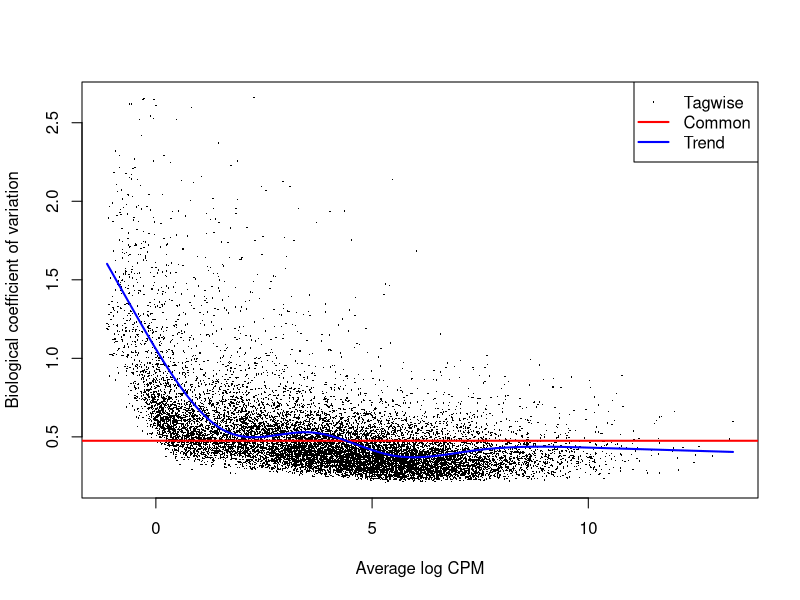
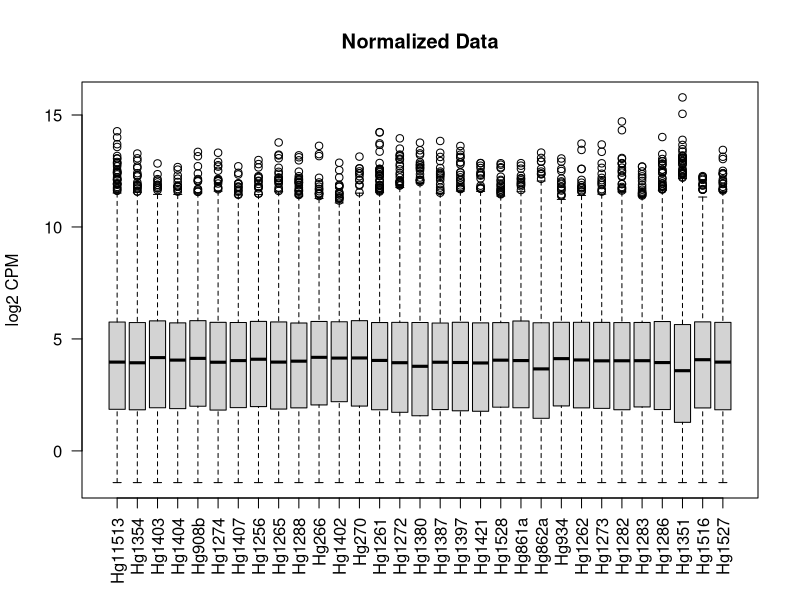
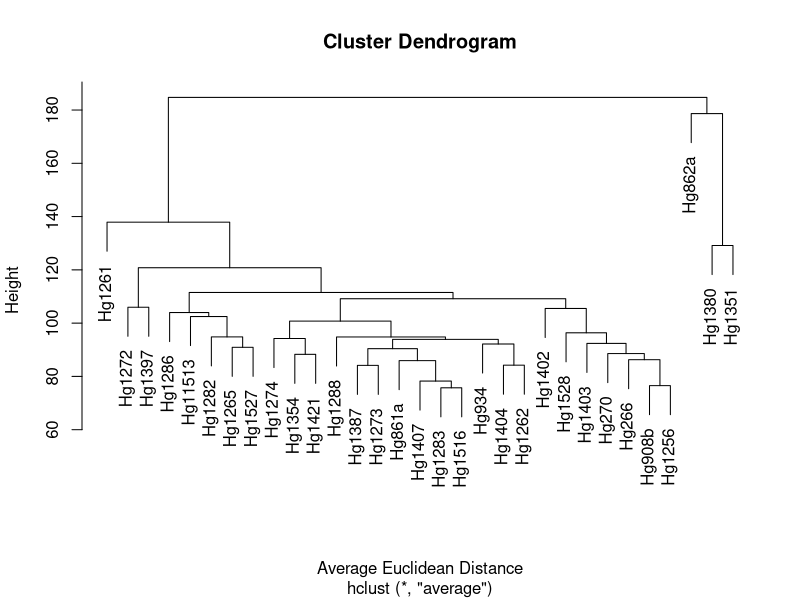
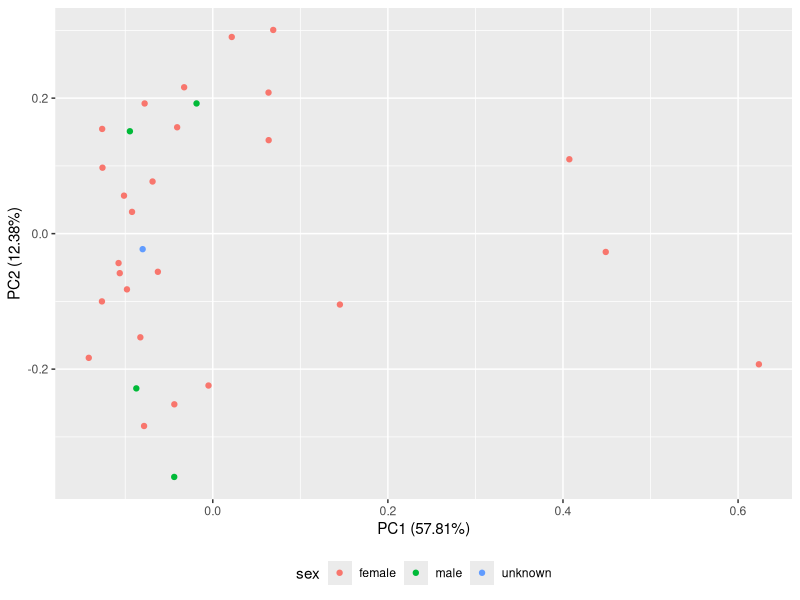
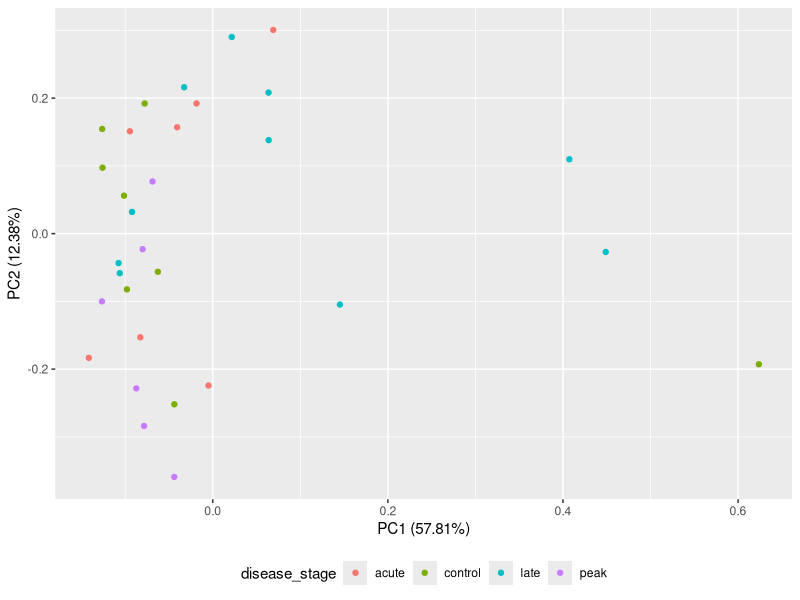
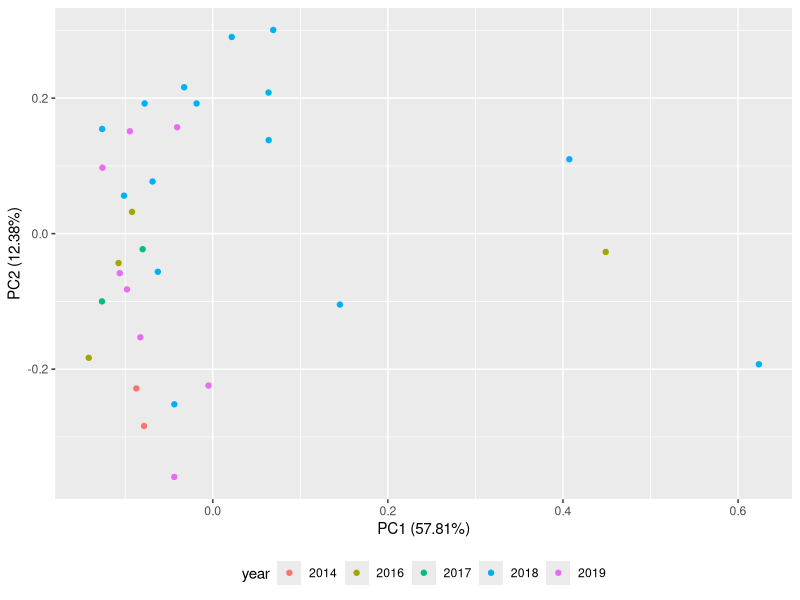
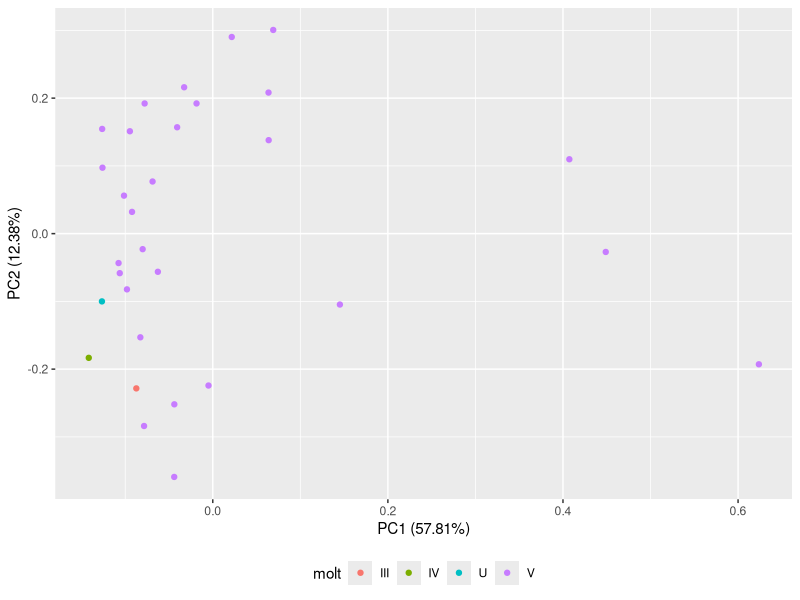
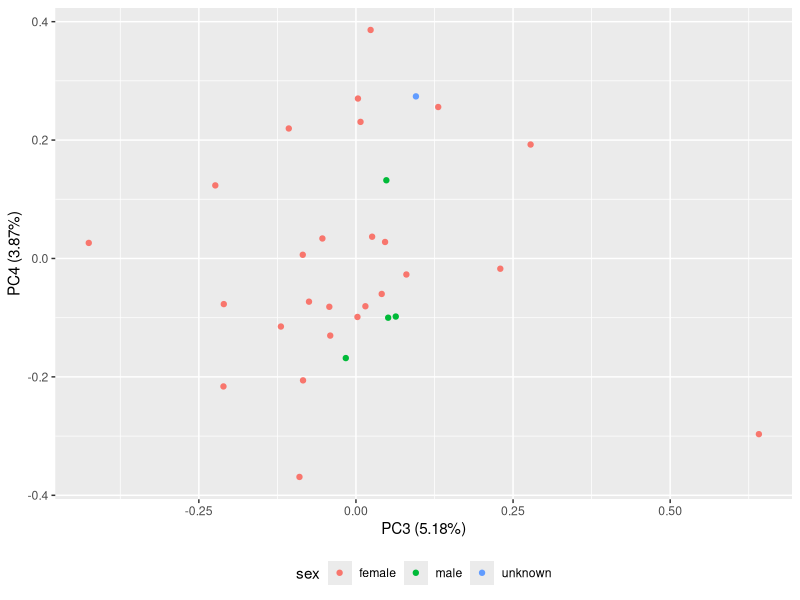

The R source for these figures, in order:
## ---- chunk 1
library(dplyr)
library(edgeR)
library(ggfortify)
library(gplots)
## ---- chunk 2
SampleInfo <- 
  read.csv("Input Files/metadata.csv", 
           stringsAsFactors = FALSE) %>% 
  mutate(year=as.factor(year)) 

Raw <- read.csv(file = "Output Files/gnome_genecounts_locid_nohemo.csv", 
                stringsAsFactors = FALSE,
                header = TRUE, 
                row.names = 1)
## ---- chunk 3
DGE <- DGEList(counts=Raw, group=SampleInfo$sex)
DGE$samples
## ---- chunk 4
keep <- filterByExpr(DGE)
DGE <- DGE[keep, , keep.lib.sizes=FALSE]
length(rownames(DGE$counts))
## ---- chunk 5
DGE <- calcNormFactors(DGE)
## ---- chunk 6
# Overall common dispersion
DGE <- estimateCommonDisp(DGE, verbose = TRUE)

# Dispersion trend based on gene abundance
DGE <- estimateTrendedDisp(DGE)

# Tagwise dispersion - allows different dispersion for each gene
DGE <- estimateTagwiseDisp(DGE, verbose = TRUE)

plotBCV(DGE)
## ---- chunk 7
CPM <- 
  cpm(DGE, normalized.lib.sizes = TRUE, log = TRUE) %>% 
  data.frame()
boxplot(CPM, las = 2, ylab = "log2 CPM", main = "Normalized Data")
## ---- chunk 8
RawDist <- dist(t(CPM), method = "euclidean")
plot(hclust(RawDist, method = "average"), xlab="Average Euclidean Distance")
## ---- chunk 9
PCA <- prcomp(t(RawDist))

# PCs 1-2
autoplot(PCA, data=SampleInfo, colour="sex") +
  theme(legend.position="bottom")
autoplot(PCA, data=SampleInfo, colour="disease_stage") +
  theme(legend.position="bottom")
autoplot(PCA, data=SampleInfo, colour="year") +
  theme(legend.position="bottom")
autoplot(PCA, data=SampleInfo, colour="molt") +
  theme(legend.position="bottom")

# PCs 3-4
autoplot(PCA, data=SampleInfo, x=3, y=4, colour="sex") +
  theme(legend.position="bottom")
autoplot(PCA, data=SampleInfo, x=3, y=4, colour="disease_stage") +
  theme(legend.position="bottom")
autoplot(PCA, data=SampleInfo, x=3, y=4, colour="year") +
  theme(legend.position="bottom")
autoplot(PCA, data=SampleInfo, x=3, y=4, colour="molt") +
  theme(legend.position="bottom")
## ---- chunk 10
et <- exactTest(DGE, pair=c("male", "female"))
## ---- chunk 11
results <- topTags(et, n = dim(DGE)[1]) %>% 
  data.frame() %>% 
  filter(abs(logFC) > 1 & PValue < 0.05)
nrow(results)

write.csv(results, "Output Files/gnome_sex_edgeR_degs.csv")
## ---- chunk 12
jpeg("Figures/genome_sex_edgeR_heatmap.jpg", width=9, height=9, units='in', res=900)
heatmap.2(as.matrix(CPM[rownames(CPM) %in% rownames(results), ]),
          scale = "row", trace = "none", margins=c(5,8), 
          cexRow = 0.5, labRow=FALSE)
dev.off()
